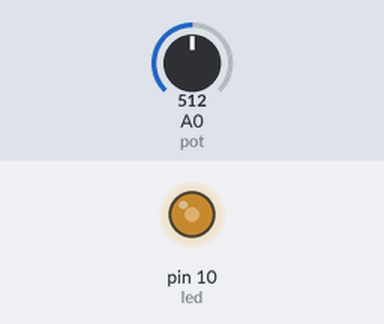
Recording of a sketch running on a simulated Arduino Uno, built with avr-gcc and run on an emulated ATmega328P. On the bench: output pins drawn as LEDs (lit = HIGH). The test bench sets the inputs (shaded band); at power-on: A0 (pot) = 512.

Above: at 1.2 s.
1.3 s: A0 (pot) set to 716
At 2.4 s:
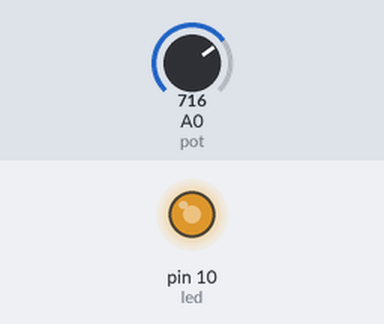
2.8 s: A0 (pot) set to 900
At 3.5 s:
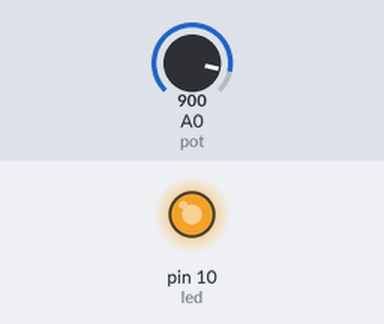
4.3 s: A0 (pot) set to 122
At 4.7 s:
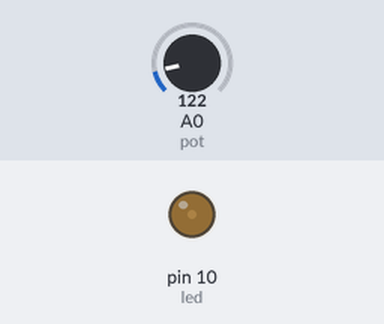
5.8 s: A0 (pot) set to 0
At 7.0 s:
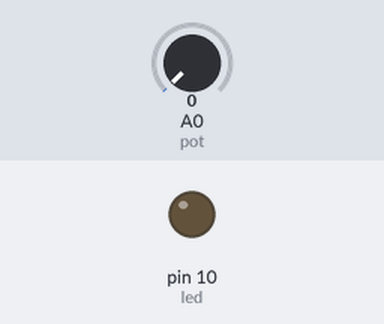
7.3 s: A0 (pot) set to 511
At 8.1 s:
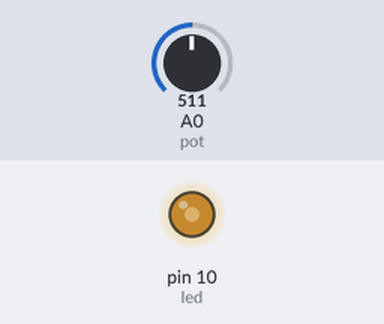
Timing chart, 0 to 9.8 s (numbered marks = the images above; inputs shaded):
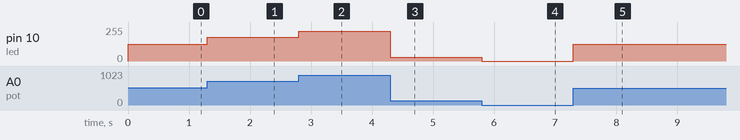

Measured:
- after the input at 1.3 s, pin 10 (led): 127/255 → 178/255 at once
- after the input at 2.8 s, pin 10 (led): 178/255 → 224/255 at once
- after the input at 4.3 s, pin 10 (led): 224/255 → 30/255 at once
- after the input at 5.8 s, pin 10 (led): 30/255 → 0/255 at once
- after the input at 7.3 s, pin 10 (led): 0/255 → 127/255 at once

The sketch:

potnsiyometre_ile_led_yakma.ino
```cpp
int led=10;
int pot=A0;
int x;
int y;
void setup(){

  pinMode(pot,INPUT);
  pinMode(led,OUTPUT);


}

void loop(){
  int x = analogRead(pot);
      y = map(x,0,1023,0,255);
analogWrite(led,y);
delay(1);
}
```
